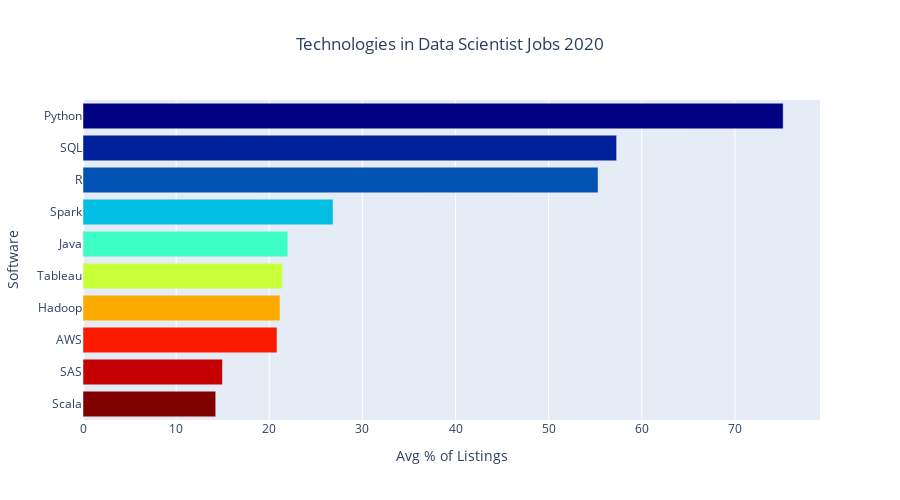

Notebook code for this chart:
### Code cell
cmax=50
cmin=200
color_s = np.linspace(cmin, cmax, 10)

data = [
    go.Bar(
        y=df_10.index,          
        x=df_10['2020'] * 100,
        orientation='h',
        marker=dict(
            colorscale='Jet',
            color=color_s
        ),
    )
]

layout = {
    'title': 'Technologies in Data Scientist Jobs 2020',
    'yaxis': {'title': 'Software', 'tickmode': 'linear'},
    'xaxis': {'title': "Avg % of Listings"},
    'title_x':0.5,
    'height': 500
    
}

fig = go.Figure(data=data, layout=layout)
py.iplot(fig)

### Figure 1 — Plotly figure (JSON) as saved in the notebook; plotly's stock layout.template omitted (floating-point values rounded to 4 significant figures)
{"data": [{"marker": {"color": [200, 183.3, 166.7, 150, 133.3, 116.7, 100, 83.33, 66.67, 50], "colorscale": [[0, "rgb(0,0,131)"], [0.2, "rgb(0,60,170)"], [0.4, "rgb(5,255,255)"], [0.6, "rgb(255,255,0)"], [0.8, "rgb(250,0,0)"], [1, "rgb(128,0,0)"]]}, "orientation": "h", "type": "bar", "x": [14.25, 14.97, 20.83, 21.15, 21.43, 22.0, 26.85, 55.31, 57.3, 75.18], "y": ["Scala", "SAS", "AWS", "Hadoop", "Tableau", "Java", "Spark", "R", "SQL", "Python"]}], "layout": {"height": 500, "title": {"text": "Technologies in Data Scientist Jobs 2020", "x": 0.5}, "xaxis": {"title": {"text": "Avg % of Listings"}}, "yaxis": {"tickmode": "linear", "title": {"text": "Software"}}}}
